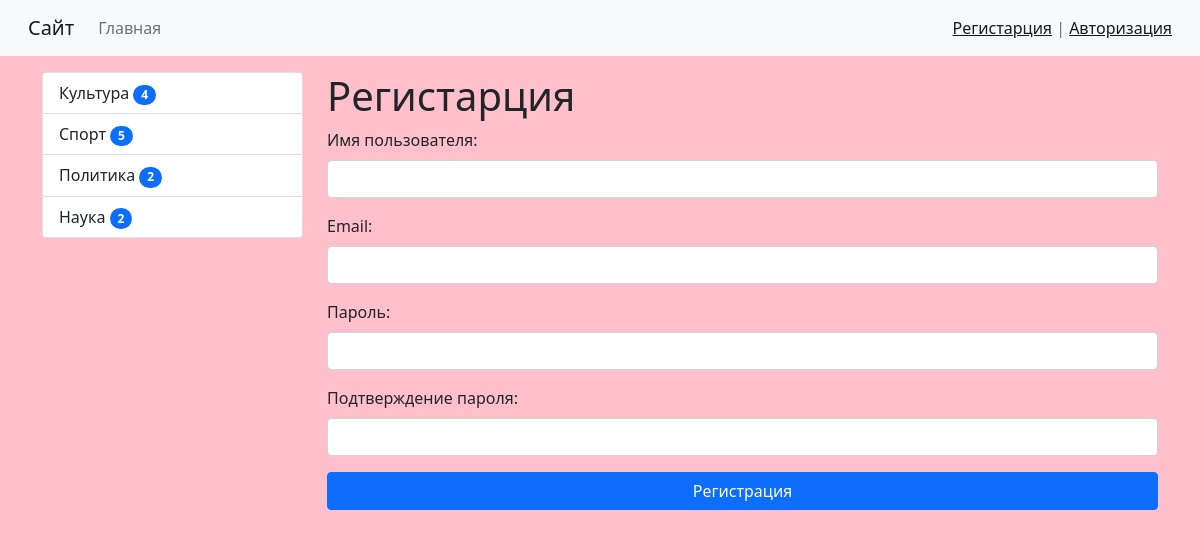
Screenshot of /register/ with the database file from the repository.
### news/models.py (models this page shows, shortened)
class Category(models.Model):
    title = models.CharField(max_length=150, db_index=True, verbose_name='Наименование категории', blank=True)
    class Meta:
        verbose_name = "Категория"
        verbose_name_plural = "Категории"
        ordering = ['-title']

### news/views.py (the view)
# urls.py: path('register/', register, name='register'),
def register(request): # регистрация 46
    if request.method == 'POST':
        form = UserRegisterForm(request.POST)
        if form.is_valid():
            user = form.save()
            login(request, user)
            messages.success(request, 'Вы успешно зарегистрированны')
            return redirect('home')
        else:
            messages.error(request, 'Ошибка регистрации')
    else:
        form = UserRegisterForm()
    return render(request, 'news/register.html', {'form': form})

### news/forms.py
class UserRegisterForm(UserCreationForm):
    username = forms.CharField(label='Имя пользователя', widget=forms.TextInput(attrs={'class': 'form-control'}))  # регистрация 46
    password1 = forms.CharField(label='Пароль', widget=forms.PasswordInput(attrs={'class': 'form-control'}))
    password2 = forms.CharField(label='Подтверждение пароля', widget=forms.PasswordInput(attrs={'class': 'form-control'}))
    email = forms.EmailField(label='Email', widget=forms.EmailInput(attrs={'class': 'form-control'}))
    class Meta:
        model = User
        fields =('username', 'email', 'password1', 'password2')

### news/templatetags/news_tags.py (called while the page is built)
@register.simple_tag(name='get_list_categories')
def get_categories():
    return Category.objects.annotate(cnt=Count('news', filter=F('news__is_published'))).filter(cnt__gt=0)

### news/templates/news/register.html (shortened to what this page needs)
{% extends 'base.html' %}
{% block sidebar %}
{% include 'inc/_sidebar.html' %}
{% endblock %}
{% block content %}
<h1>Регистарция</h1>
<form method="post">
    {{ form.as_p }}
    <button type="submit" class="btn btn-primary btn-block"> Регистрация </button>
</form>
{% endblock %}

### templates/inc/_sidebar.html
{% load news_tags %}
<div class="list-group">
    {% get_list_categories as categories %}
    {% for item in categories %}
    <a href="{% url 'category' item.pk %}" class="list-group-item list-group-item-action">{{ item.title }}
    <span class="badge bg-primary rounded-pill">{{ item.cnt }}</span></a>
    {% endfor %}
</div>
<br>

### mysite/static/css/style.css (style rules this page uses)
body { background-color: pink; }

### rows the page displays
Category: title "Культура", cnt "4"
Category: title "Спорт", cnt "5"
Category: title "Политика", cnt "2"
Category: title "Наука", cnt "2"
